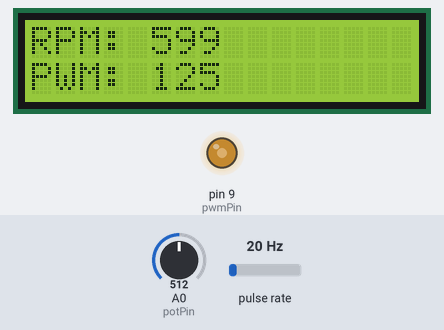
Simulated run of this sketch. Board: Arduino Uno, built with avr-gcc and run on an emulated ATmega328P. Parts: 16×2 character LCD, output pins drawn as LEDs (lit = HIGH). Wiring (inferred from the names in the program): pulse sensor: data pin 2. The inputs (shaded band) are chosen by the test bench; at power-on: A0 (potPin) = 512, pulse rate 20 Hz. What the sketch prints to the serial monitor is not drawn.

Above: at 2.2 s.
2.3 s: A0 (potPin) set to 122
At 3.9 s:
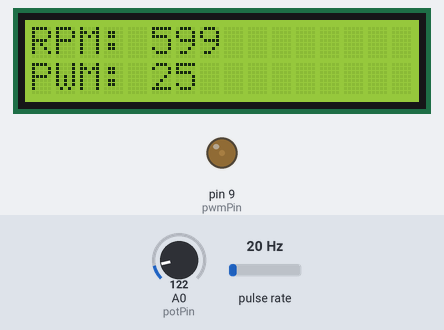
5.3 s: A0 (potPin) set to 716
At 6.3 s:
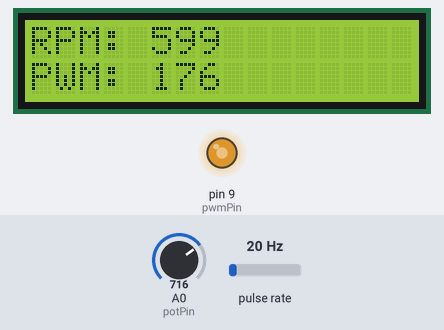
6.8 s: A0 (potPin) set to 900
At 8.0 s:
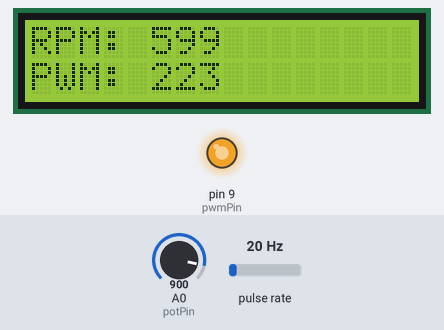
8.3 s: pulse rate (sensor on pin 2) set to 4 Hz
At 8.8 s:
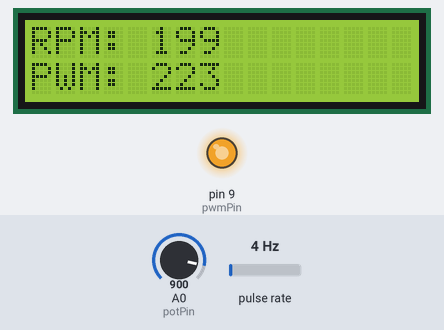
10.4 s: A0 (potPin) set to 10
At 11.6 s:
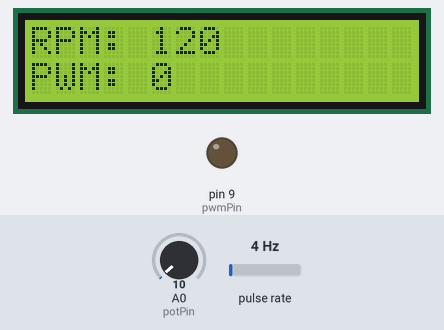
13.4 s: pulse rate (sensor on pin 2) set to 150 Hz
At 13.95 s:
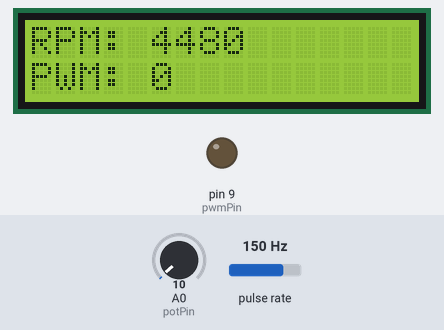
Timing chart, 0 to 16.3 s (numbered marks = the images above; inputs shaded):
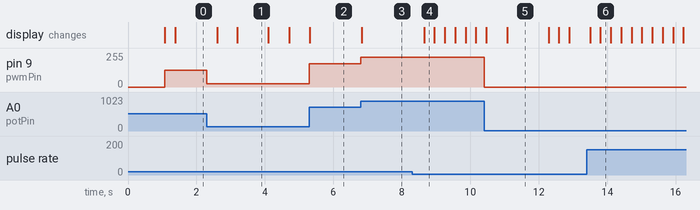

Measured:
- after the input at 2.3 s, pin 9 (pwmPin): 125/255 → 25/255 at once; the display: first changes after 0.30 s (image 1 shows a later state)
- after the input at 5.3 s, pin 9 (pwmPin): 25/255 → 176/255 at once; the display: changes at once (image 2)
- after the input at 6.8 s, pin 9 (pwmPin): 176/255 → 223/255 at once; the display: changes at once (image 3)
- after the input at 8.3 s, the display: changes after 0.35 s (image 4)
- after the input at 10.4 s, pin 9 (pwmPin): 223/255 → 0/255 at once; the display: first changes after 0.07 s (image 5 shows a later state)
- after the input at 13.4 s, the display: first differs from a run without the input after 0.40 s (image 6)
- what the display in image 1 shows lasts 0.9 s, from 3.2 s to 4.1 s

The sketch:

pwm_monitor.ino
```cpp
#include <LiquidCrystal.h>

LiquidCrystal lcd(12, 11, 5, 4, 3, 6);

const int potPin = A0;
const int pwmPin = 9;
const int tachPin = 2;

volatile unsigned long pulseInterval = 0;
volatile unsigned long lastPulseTime = 0;

unsigned long lastSerialTime = 0;
unsigned long lastLcdTime = 0;  // Add timer for LCD update

void senseRotation() {
  unsigned long currentTime = micros();
  if (currentTime - lastPulseTime > 1000) {
    pulseInterval = currentTime - lastPulseTime;
    lastPulseTime = currentTime;
  }
}

void setup() {
  // Increase communication speed to 115200bps
  Serial.begin(115200);

  lcd.begin(16, 2);
  lcd.print("Hello Fan Controller");
  delay(1000);
  lcd.clear();

  pinMode(pwmPin, OUTPUT);
  pinMode(tachPin, INPUT_PULLUP);
  attachInterrupt(digitalPinToInterrupt(tachPin), senseRotation, FALLING);
}

void loop() {
  // --- 1. Fan speed control (executed in each loop) ---
  int sensorValue = analogRead(potPin);
  int outputValue = (sensorValue < 20) ? 0 : map(sensorValue, 20, 1023, 0, 255);
  analogWrite(pwmPin, outputValue);

  // RPM calculation
  unsigned long _interval;
  unsigned long _lastPulse;
  noInterrupts();
  _interval = pulseInterval;
  _lastPulse = lastPulseTime;
  interrupts();

  unsigned long rpm = 0;
  if (micros() - _lastPulse > 1000000) {
    rpm = 0;
  } else if (_interval > 0) {
    rpm = 30000000 / _interval;
  }

  // --- 2. Serial output (every 50ms) ---
  if (millis() - lastSerialTime >= 50) {
    // Send in label:value format for easy parsing by Python
    Serial.print("PWM:");
    Serial.print(outputValue);
    Serial.print(",RPM:");
    Serial.println(rpm);
    lastSerialTime = millis();
  }

  // --- 3. LCD display (every 300ms) ---
  // Limit update frequency to make it readable for humans, as LCD updates are slow
  if (millis() - lastLcdTime >= 300) {
    lcd.setCursor(0, 0);
    lcd.print("RPM: ");
    lcd.print(rpm);
    lcd.print("    ");
    lcd.setCursor(0, 1);
    lcd.print("PWM: ");
    lcd.print(outputValue);
    lcd.print("    ");
    lastLcdTime = millis();
  }
}
```
